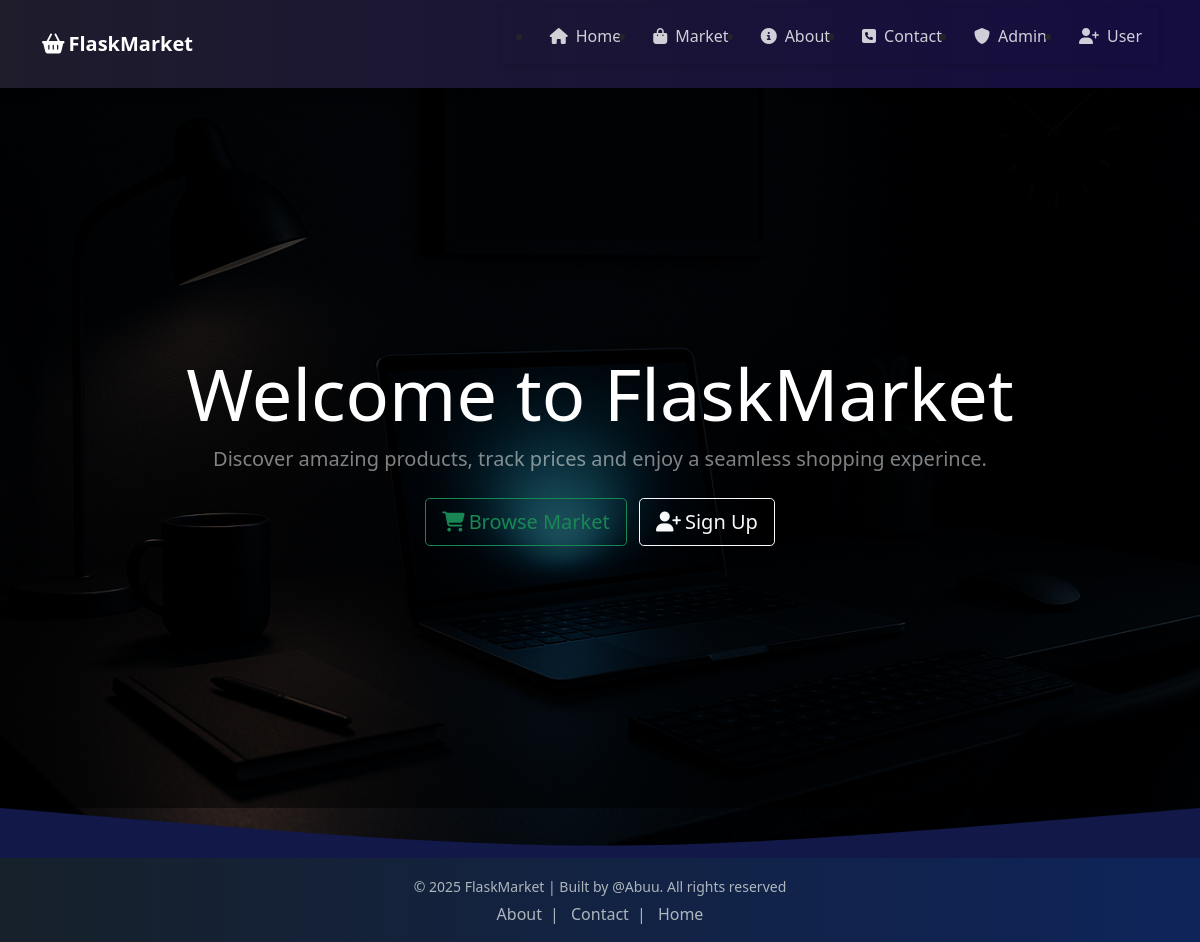
/, run on an earlier commit of the app's database.
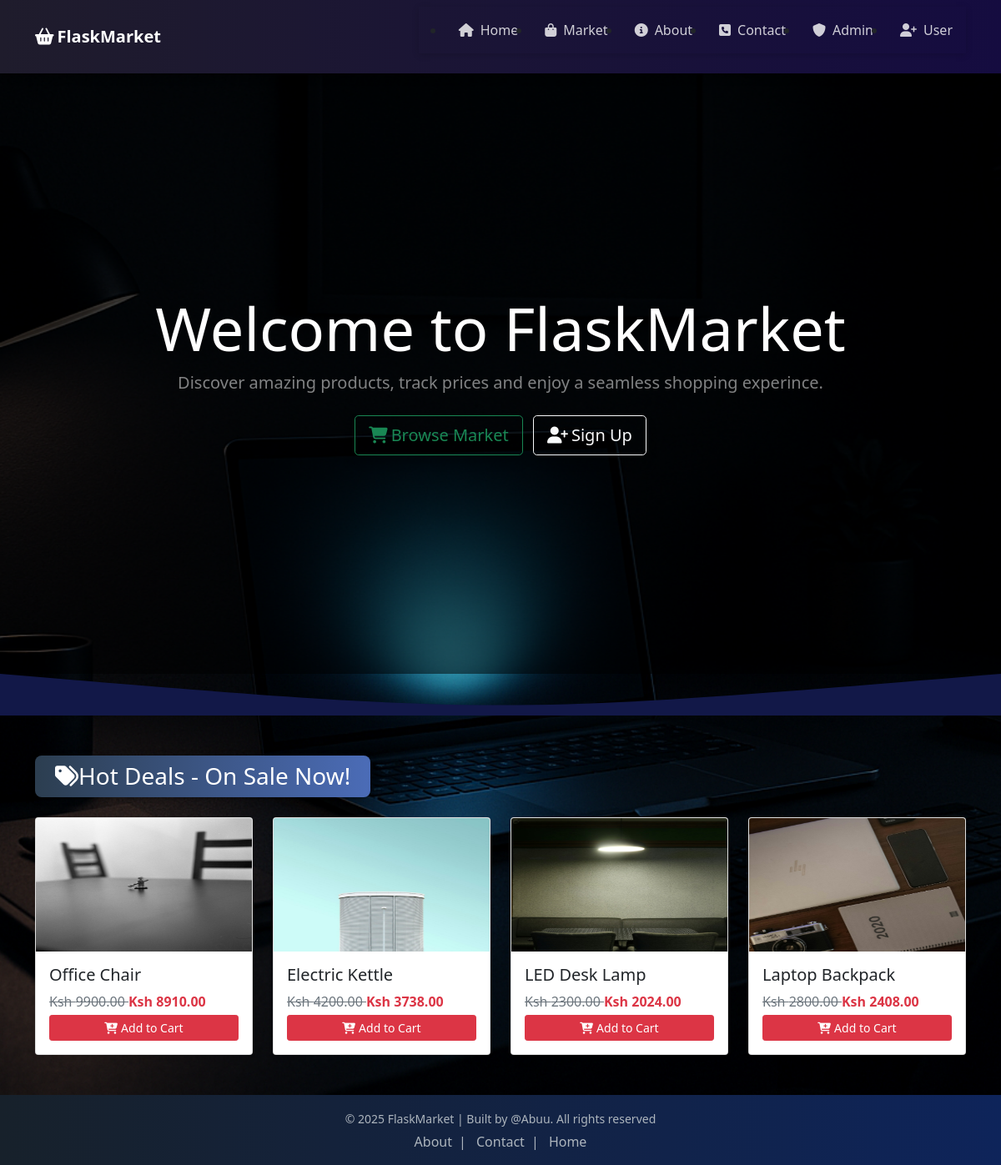
And on a later commit of the database.
### admins/models.py (models this page shows, shortened)
class Items(db.Model):
    __tablename__ = 'items'
    item_id = db.Column(db.String(), nullable=False, primary_key=True)
    name = db.Column(db.String(length=30), nullable=False)
    price = db.Column(db.Float(), nullable=False)
    discount = db.Column(db.Float(), nullable=True)
    barcode = db.Column(db.String(length=12), nullable=False, unique=True)
    description = db.Column(db.String(length=1024), nullable=False, unique=True)
    category = db.Column(db.String(length=30), nullable=True)
    quantity = db.Column(db.Integer(), nullable=False)
    image_url = db.Column(db.String(200), nullable=True)
    added_by = db.Column(db.String(length=6), db.ForeignKey('admins.admin_id'), nullable=False)
    date_added = db.Column(db.DateTime(timezone=True), nullable=False, default=lambda: datetime.now(ZoneInfo("Africa/Nairobi")))
    admin = db.relationship('Admins', backref="items_added")

### main/routes.py (the view)
@main_bp.route('/')
def home_page():
    discounted_items = (
        Items.query
            .filter(Items.discount != None)
            .order_by(Items.discount.asc())
            .limit(4)
            .all()
    )
    return render_template('home.html', discounted_items=discounted_items)

### main/routes.py (called while the page is built)
@main_bp.context_processor
def inject_now():
    eat = ZoneInfo("Africa/Nairobi")
    return {'now': datetime.now(tz=eat)}

### main/templates/home.html (shortened to what this page needs)
{% extends 'base.html'%}
{% block content%}
    <div class="hero">
        <div class="hero-content text-center px-2">
            <h3 class="display-2 fw-light">Welcome to FlaskMarket</h3>
            <p class="lead text-white-50 mb-4">Discover amazing products, track prices and enjoy a seamless shopping experince.</p>
            <a href="{{ url_for('users.view_market') }}" class="btn btn-lg btn-outline-success shadow me-2">
                <i class="fas fa-shopping-cart me-1"></i>Browse Market
            </a>
            <a href="{{ url_for('users.register_user') }}" class="btn btn-lg btn-outline-light shadow">
                <i class="fas fa-user-plus me-1"></i>Sign Up
            </a>
        </div>
    </div>
    <div style="overflow: hidden; line-height: 0;">
        <svg viewBox="0 0 1200 100" preserveAspectRatio="none" style="display: block; width: 100%; height:50px">
            <path d="M0,0 C600,100 600,100 1200,0 L1200,100 L0,100 Z" fill="#121848"/>
        </svg>
    </div>
    {% if discounted_items %}
    <div class="container py-5">
        <h3 class="text-center gradient-title mb-4">
            <i class="fas fa-tags" me-2></i>Hot Deals - On Sale Now!
        </h3>
        <div class="row g-4">
            {% for item in discounted_items %}
            <div class="col-sm-6 col-md-4 col-lg-3">
                <div class="card h-100 shadow-sm">
                    {% if item.image_url %}
                    <img src="{{ url_for('admins.static', filename=item.image_url) }}"
                        class="card-img-top object-fit-cover" alt="{{ item.name }}"
                        style="height: 160px;">
                    {% else %}
                    <div class="bg-light d-flex align-items-center justify-content-center" style="height: 160px;">
                        <i class="fas fa-box-open fa-2x text-muted"></i>
                    </div>
                    {% endif %}
                    <div class="card-body d-flex flex-column">
                        <h5 class="card-title">{{item.name}}</h5>
                        <p class="mb-1">
                            <span class="text-muted text-decoration-line-through">
                                Ksh {{ '%.2f'|format(item.price) }}
                            </span>
                            <span class="fw-bold text-danger">
                                Ksh {{ '%.2f'|format(item.price * (1 - item.discount/100)) }}
                            </span>
                        </p>
                        <a href="{{ url_for('orders.add_item', item_id=item.item_id) }}" class="btn btn-danger btn-sm mt-auto">
                            <i class="fas fa-cart-plus me-1"></i>Add to Cart
                        </a>
                    </div>
                </div>
            </div>
            {% endfor %}
        </div>
    </div>
    {% endif %}
{% endblock%}

### main/templates/base.html (shortened to what this page needs)
<!doctype html>
<html lang="en">
<head>
    <link rel="stylesheet" href="https://cdn.jsdelivr.net/npm/bootstrap@5.0.2/dist/css/bootstrap.min.css"
>
    <link rel="stylesheet" href="https://cdnjs.cloudflare.com/ajax/libs/font-awesome/6.4.0/css/all.min.css">
</head>
<body>
    <nav class="navbar navbar-expand-lg sticky-top custom-navbar">
        <div class="container">
            <a class="navbar-brand text-white fw-bold" href="{{url_for('main.home_page') }}">
                <i class="fas fa-shopping-basket me-1"></i>FlaskMarket
            </a>
            <div class="collapse navbar-collapse" id="navMenu">
                <ul class="navbar ms-auto align-items-lg-center">
                    <li class="nav-item"> <a class="nav-link" href="{{ url_for('main.home_page') }}"><i class="fas fa-home me-2"></i>Home</a></li>
                    <li class="nav-item"> <a class="nav-link" href="{{ url_for('users.view_market') }}"><i class="fas fa-shopping-bag me-2"></i>Market</a></li>
                    <li class="nav-item"> <a class="nav-link" href="{{ url_for('main.about_page') }}"><i class="fas fa-info-circle me-2"></i>About</a></li>
                    <li class="nav-item"> <a class="nav-link" href="{{ url_for('main.contact_page') }}"><i class="fas fa-phone-square me-2"></i>Contact</a></li>
                    <li class="nav-item"> <a class="nav-link" href="{{ url_for('admins.admins') }}"><i class="fas fa-shield me-2"></i>Admin</a></li>
                    <li class="nav-item"> <a class="nav-link" href="{{ url_for('users.user_login') }}"><i class="fas fa-user-plus me-2"></i>User</a></li>
                </ul>
            </div>
        </div>
    </nav>
    {% block content %}{% endblock %}
    <footer class="footer">
        <div class="container">
            <small>© {{ now.year }} FlaskMarket | Built by @Abuu. All rights reserved</small>
            <div class="mt-1">
                <a href="{{ url_for('main.about_page') }}">About</a>|
                <a href="{{ url_for('main.contact_page') }}">Contact</a>|
                <a href="{{ url_for('main.home_page') }}">Home</a>
            </div>
        </div>
    </footer>
</body>
</html>

What changed in the data, as far as the page shows it:
added Items: image_url (picture), name "Office Chair", price "9900.00", item.price*(1-item.discount/100) "8910.00"
added Items: image_url (picture), name "Electric Kettle", price "4200.00", item.price*(1-item.discount/100) "3738.00"
added Items: image_url (picture), name "LED Desk Lamp", price "2300.00", item.price*(1-item.discount/100) "2024.00"
added Items: image_url (picture), name "Laptop Backpack", price "2800.00", item.price*(1-item.discount/100) "2408.00"
Also different on the page:
text now shown: "Hot Deals - On Sale Now!"
